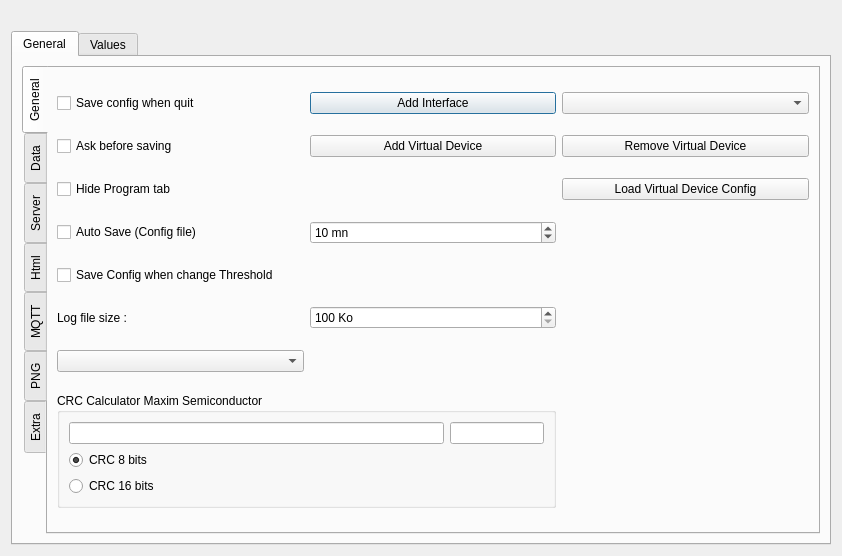
<?xml version="1.0" encoding="UTF-8"?>
<ui version="4.0">
 <class>configgui</class>
 <widget class="QDialog" name="configgui">
  <property name="geometry">
   <rect>
    <x>0</x>
    <y>0</y>
    <width>842</width>
    <height>556</height>
   </rect>
  </property>
  <property name="focusPolicy">
   <enum>Qt::StrongFocus</enum>
  </property>
  <property name="windowTitle">
   <string>Network setup</string>
  </property>
  <property name="modal">
   <bool>false</bool>
  </property>
  <layout class="QGridLayout" name="gridLayout_2">
   <item row="0" column="0">
    <widget class="QLabel" name="label_2">
     <property name="sizePolicy">
      <sizepolicy hsizetype="Preferred" vsizetype="Preferred">
       <horstretch>0</horstretch>
       <verstretch>0</verstretch>
      </sizepolicy>
     </property>
     <property name="text">
      <string/>
     </property>
    </widget>
   </item>
   <item row="1" column="0">
    <widget class="QTabWidget" name="tabWidget">
     <property name="focusPolicy">
      <enum>Qt::TabFocus</enum>
     </property>
     <property name="layoutDirection">
      <enum>Qt::LeftToRight</enum>
     </property>
     <property name="tabPosition">
      <enum>QTabWidget::North</enum>
     </property>
     <property name="currentIndex">
      <number>0</number>
     </property>
     <widget class="QWidget" name="General">
      <attribute name="title">
       <string>General</string>
      </attribute>
      <layout class="QGridLayout" name="gridLayout_3">
       <item row="0" column="0">
        <widget class="QTabWidget" name="tabWidgetGeneral">
         <property name="toolTip">
          <string/>
         </property>
         <property name="statusTip">
          <string/>
         </property>
         <property name="tabPosition">
          <enum>QTabWidget::West</enum>
         </property>
         <property name="currentIndex">
          <number>0</number>
         </property>
         <widget class="QWidget" name="GeneralTab">
          <attribute name="title">
           <string>General</string>
          </attribute>
          <layout class="QGridLayout" name="gridLayout_8">
           <item row="0" column="0">
            <widget class="QCheckBox" name="checkBoxSaveQuit">
             <property name="text">
              <string>Save config when quit</string>
             </property>
            </widget>
           </item>
           <item row="0" column="1">
            <widget class="QPushButton" name="pushButtonAddInterface">
             <property name="text">
              <string>Add Interface</string>
             </property>
            </widget>
           </item>
           <item row="0" column="2">
            <widget class="QComboBox" name="comboBoxInterface"/>
           </item>
           <item row="1" column="0">
            <widget class="QCheckBox" name="checkBoxAskSave">
             <property name="text">
              <string>Ask before saving</string>
             </property>
            </widget>
           </item>
           <item row="1" column="1">
            <widget class="QPushButton" name="pushButtonAddVD">
             <property name="text">
              <string>Add Virtual Device</string>
             </property>
            </widget>
           </item>
           <item row="1" column="2">
            <widget class="QPushButton" name="pushButtonRemoveVD">
             <property name="text">
              <string>Remove Virtual Device</string>
             </property>
            </widget>
           </item>
           <item row="2" column="0">
            <widget class="QCheckBox" name="checkBoxHideHeating">
             <property name="text">
              <string>Hide Program tab</string>
             </property>
            </widget>
           </item>
           <item row="2" column="2">
            <widget class="QPushButton" name="pushButtonLoadVDConfig">
             <property name="text">
              <string>Load Virtual Device Config</string>
             </property>
            </widget>
           </item>
           <item row="3" column="0">
            <widget class="QCheckBox" name="checkBoxkSaveInterval">
             <property name="text">
              <string>Auto Save (Config file)</string>
             </property>
            </widget>
           </item>
           <item row="3" column="1">
            <widget class="QSpinBox" name="spinBoxSaveInterval">
             <property name="suffix">
              <string> mn</string>
             </property>
             <property name="minimum">
              <number>1</number>
             </property>
             <property name="maximum">
              <number>9999</number>
             </property>
             <property name="singleStep">
              <number>100</number>
             </property>
             <property name="value">
              <number>10</number>
             </property>
            </widget>
           </item>
           <item row="4" column="0">
            <widget class="QCheckBox" name="checkBoxSaveOnChange">
             <property name="text">
              <string>Save Config when change Threshold</string>
             </property>
            </widget>
           </item>
           <item row="5" column="0">
            <widget class="QLabel" name="label_10">
             <property name="text">
              <string>Log file size :</string>
             </property>
            </widget>
           </item>
           <item row="5" column="1">
            <widget class="QSpinBox" name="spinBoxLogSize">
             <property name="suffix">
              <string> Ko</string>
             </property>
             <property name="minimum">
              <number>100</number>
             </property>
             <property name="maximum">
              <number>9999</number>
             </property>
             <property name="singleStep">
              <number>100</number>
             </property>
            </widget>
           </item>
           <item row="6" column="0">
            <widget class="QComboBox" name="comboBoxCodecs"/>
           </item>
           <item row="7" column="0" colspan="2">
            <widget class="QGroupBox" name="CRCCalculator">
             <property name="sizePolicy">
              <sizepolicy hsizetype="Minimum" vsizetype="Maximum">
               <horstretch>0</horstretch>
               <verstretch>0</verstretch>
              </sizepolicy>
             </property>
             <property name="title">
              <string>CRC Calculator Maxim Semiconductor</string>
             </property>
             <layout class="QGridLayout" name="gridLayout_9">
              <item row="0" column="0">
               <widget class="QLineEdit" name="lineEditCRCCalc">
                <property name="sizePolicy">
                 <sizepolicy hsizetype="MinimumExpanding" vsizetype="Fixed">
                  <horstretch>4</horstretch>
                  <verstretch>0</verstretch>
                 </sizepolicy>
                </property>
               </widget>
              </item>
              <item row="0" column="1">
               <widget class="QLineEdit" name="lineEditCRCResult">
                <property name="sizePolicy">
                 <sizepolicy hsizetype="Expanding" vsizetype="Fixed">
                  <horstretch>1</horstretch>
                  <verstretch>0</verstretch>
                 </sizepolicy>
                </property>
                <property name="readOnly">
                 <bool>true</bool>
                </property>
               </widget>
              </item>
              <item row="1" column="0">
               <widget class="QRadioButton" name="radioButtonCRC8">
                <property name="sizePolicy">
                 <sizepolicy hsizetype="Minimum" vsizetype="Fixed">
                  <horstretch>0</horstretch>
                  <verstretch>0</verstretch>
                 </sizepolicy>
                </property>
                <property name="text">
                 <string>CRC 8 bits</string>
                </property>
                <property name="checked">
                 <bool>true</bool>
                </property>
               </widget>
              </item>
              <item row="2" column="0">
               <widget class="QRadioButton" name="radioButtonCRC16">
                <property name="sizePolicy">
                 <sizepolicy hsizetype="Minimum" vsizetype="Fixed">
                  <horstretch>0</horstretch>
                  <verstretch>0</verstretch>
                 </sizepolicy>
                </property>
                <property name="text">
                 <string>CRC 16 bits</string>
                </property>
               </widget>
              </item>
             </layout>
            </widget>
           </item>
          </layout>
         </widget>
         <widget class="QWidget" name="dataTab">
          <attribute name="title">
           <string>Data</string>
          </attribute>
          <layout class="QGridLayout" name="gridLayout_5">
           <item row="0" column="0">
            <widget class="QLabel" name="labelPngDataFolder">
             <property name="sizePolicy">
              <sizepolicy hsizetype="Expanding" vsizetype="Fixed">
               <horstretch>0</horstretch>
               <verstretch>0</verstretch>
              </sizepolicy>
             </property>
             <property name="text">
              <string>Data folder
Default folder if empty</string>
             </property>
            </widget>
           </item>
           <item row="3" column="1">
            <widget class="QComboBox" name="comboBoxBackupInterval">
             <property name="enabled">
              <bool>false</bool>
             </property>
            </widget>
           </item>
           <item row="0" column="3">
            <widget class="QPushButton" name="pushButtonDataPath">
             <property name="enabled">
              <bool>false</bool>
             </property>
             <property name="text">
              <string>...</string>
             </property>
            </widget>
           </item>
           <item row="2" column="1" colspan="2">
            <widget class="QLineEdit" name="lineEditBackupFolder">
             <property name="enabled">
              <bool>false</bool>
             </property>
             <property name="readOnly">
              <bool>true</bool>
             </property>
            </widget>
           </item>
           <item row="3" column="2">
            <widget class="QTimeEdit" name="timeEditBackupInterval">
             <property name="enabled">
              <bool>false</bool>
             </property>
             <property name="displayFormat">
              <string>HH:mm</string>
             </property>
            </widget>
           </item>
           <item row="2" column="0">
            <widget class="QLabel" name="labelPngBackupFolder">
             <property name="sizePolicy">
              <sizepolicy hsizetype="Expanding" vsizetype="Fixed">
               <horstretch>0</horstretch>
               <verstretch>0</verstretch>
              </sizepolicy>
             </property>
             <property name="text">
              <string>Backup Folder
Default folder if empty</string>
             </property>
            </widget>
           </item>
           <item row="3" column="3">
            <widget class="QPushButton" name="PushButtonBackupNow">
             <property name="text">
              <string>Backup Now</string>
             </property>
            </widget>
           </item>
           <item row="2" column="3">
            <widget class="QPushButton" name="pushButtonBackupPath">
             <property name="enabled">
              <bool>false</bool>
             </property>
             <property name="text">
              <string>...</string>
             </property>
            </widget>
           </item>
           <item row="3" column="0">
            <widget class="QLabel" name="labelPngFolder_9">
             <property name="sizePolicy">
              <sizepolicy hsizetype="Expanding" vsizetype="Fixed">
               <horstretch>0</horstretch>
               <verstretch>0</verstretch>
              </sizepolicy>
             </property>
             <property name="text">
              <string>Backup</string>
             </property>
            </widget>
           </item>
           <item row="0" column="1" colspan="2">
            <widget class="QLineEdit" name="lineEditDataFolder">
             <property name="enabled">
              <bool>false</bool>
             </property>
             <property name="readOnly">
              <bool>true</bool>
             </property>
            </widget>
           </item>
           <item row="1" column="1" colspan="2">
            <widget class="QLineEdit" name="lineEditZipFolder">
             <property name="enabled">
              <bool>false</bool>
             </property>
             <property name="readOnly">
              <bool>true</bool>
             </property>
            </widget>
           </item>
           <item row="1" column="0">
            <widget class="QLabel" name="labelPngZipFolder">
             <property name="sizePolicy">
              <sizepolicy hsizetype="Expanding" vsizetype="Fixed">
               <horstretch>0</horstretch>
               <verstretch>0</verstretch>
              </sizepolicy>
             </property>
             <property name="text">
              <string>Zip folder
Data folder if empty</string>
             </property>
            </widget>
           </item>
           <item row="1" column="3">
            <widget class="QPushButton" name="pushButtonZipPath">
             <property name="enabled">
              <bool>false</bool>
             </property>
             <property name="text">
              <string>...</string>
             </property>
            </widget>
           </item>
          </layout>
         </widget>
         <widget class="QWidget" name="ServerTab">
          <attribute name="title">
           <string>Server</string>
          </attribute>
          <layout class="QGridLayout" name="gridLayout">
           <item row="0" column="2">
            <widget class="QCheckBox" name="checkBoxServer">
             <property name="text">
              <string>Active</string>
             </property>
            </widget>
           </item>
           <item row="1" column="0">
            <widget class="QListWidget" name="listViewUsers">
             <property name="sizePolicy">
              <sizepolicy hsizetype="Expanding" vsizetype="Expanding">
               <horstretch>1</horstretch>
               <verstretch>0</verstretch>
              </sizepolicy>
             </property>
             <property name="contextMenuPolicy">
              <enum>Qt::CustomContextMenu</enum>
             </property>
            </widget>
           </item>
           <item row="0" column="3">
            <widget class="QPushButton" name="pushButtonClearLog">
             <property name="text">
              <string>Clear</string>
             </property>
            </widget>
           </item>
           <item row="0" column="1">
            <widget class="QSpinBox" name="spinBoxPortServer">
             <property name="suffix">
              <string/>
             </property>
             <property name="prefix">
              <string>Port : </string>
             </property>
             <property name="maximum">
              <number>99999</number>
             </property>
             <property name="value">
              <number>499</number>
             </property>
            </widget>
           </item>
           <item row="1" column="1" rowspan="3" colspan="3">
            <widget class="QTextEdit" name="serverLogView">
             <property name="sizePolicy">
              <sizepolicy hsizetype="Expanding" vsizetype="Expanding">
               <horstretch>1</horstretch>
               <verstretch>0</verstretch>
              </sizepolicy>
             </property>
            </widget>
           </item>
           <item row="0" column="0">
            <widget class="QLineEdit" name="lineEditServer"/>
           </item>
           <item row="3" column="0">
            <widget class="QListWidget" name="listViewbanIP">
             <property name="sizePolicy">
              <sizepolicy hsizetype="Expanding" vsizetype="Expanding">
               <horstretch>1</horstretch>
               <verstretch>0</verstretch>
              </sizepolicy>
             </property>
             <property name="contextMenuPolicy">
              <enum>Qt::CustomContextMenu</enum>
             </property>
            </widget>
           </item>
           <item row="2" column="0">
            <widget class="QPushButton" name="pushButtonClearIPList">
             <property name="text">
              <string>Clear IP List</string>
             </property>
            </widget>
           </item>
          </layout>
         </widget>
         <widget class="QWidget" name="HtmlTab">
          <attribute name="title">
           <string>Html</string>
          </attribute>
          <layout class="QGridLayout" name="gridLayout_7">
           <item row="4" column="1" colspan="3">
            <widget class="QLineEdit" name="lineEditHtmlTimeFormat">
             <property name="statusTip">
              <string/>
             </property>
             <property name="text">
              <string>'&amp;nbsp; - &amp;nbsp;'hh:mm:ss</string>
             </property>
            </widget>
           </item>
           <item row="7" column="3">
            <widget class="QPushButton" name="pushButtonSendMail">
             <property name="text">
              <string>Send Mail</string>
             </property>
            </widget>
           </item>
           <item row="3" column="1" colspan="3">
            <widget class="QLineEdit" name="lineEditHtmlDateFormat">
             <property name="toolTip">
              <string/>
             </property>
             <property name="statusTip">
              <string/>
             </property>
             <property name="whatsThis">
              <string/>
             </property>
             <property name="text">
              <string>'&lt;br&gt;'dd-MM-yyyy</string>
             </property>
            </widget>
           </item>
           <item row="5" column="3">
            <widget class="QPushButton" name="pushButtonHtmlPath">
             <property name="text">
              <string>...</string>
             </property>
            </widget>
           </item>
           <item row="7" column="1">
            <widget class="QLineEdit" name="lineEditSMTPServer"/>
           </item>
           <item row="5" column="0">
            <widget class="QLabel" name="labelHtmlFolder">
             <property name="sizePolicy">
              <sizepolicy hsizetype="Expanding" vsizetype="Fixed">
               <horstretch>0</horstretch>
               <verstretch>0</verstretch>
              </sizepolicy>
             </property>
             <property name="text">
              <string>html pages folder
Default if empty</string>
             </property>
            </widget>
           </item>
           <item row="12" column="0">
            <widget class="QLabel" name="label_16">
             <property name="text">
              <string>SMTP Password</string>
             </property>
            </widget>
           </item>
           <item row="12" column="1" colspan="2">
            <widget class="QLineEdit" name="lineEditSMTPPassWord">
             <property name="echoMode">
              <enum>QLineEdit::Password</enum>
             </property>
            </widget>
           </item>
           <item row="12" column="3">
            <widget class="QCheckBox" name="checkBoxSMTPSecure">
             <property name="text">
              <string>Use SSL</string>
             </property>
            </widget>
           </item>
           <item row="0" column="3">
            <widget class="QLabel" name="label">
             <property name="text">
              <string>Html device menu</string>
             </property>
            </widget>
           </item>
           <item row="8" column="1" colspan="2">
            <widget class="QLineEdit" name="lineEditSMTPLogin"/>
           </item>
           <item row="9" column="0">
            <widget class="QLabel" name="label_15">
             <property name="text">
              <string>SMTP Port</string>
             </property>
            </widget>
           </item>
           <item row="2" column="3">
            <widget class="QPushButton" name="pushButtonRemove">
             <property name="text">
              <string>Remove</string>
             </property>
            </widget>
           </item>
           <item row="8" column="0">
            <widget class="QLabel" name="label_12">
             <property name="text">
              <string>SMTP Login</string>
             </property>
            </widget>
           </item>
           <item row="9" column="1" colspan="2">
            <widget class="QLineEdit" name="lineEditSMTPPort"/>
           </item>
           <item row="7" column="0">
            <widget class="QLabel" name="label_14">
             <property name="text">
              <string>SMTP Server</string>
             </property>
            </widget>
           </item>
           <item row="3" column="0">
            <widget class="QCheckBox" name="checkBoxHtmlDate">
             <property name="text">
              <string>Include Date</string>
             </property>
             <property name="checked">
              <bool>true</bool>
             </property>
            </widget>
           </item>
           <item row="4" column="0">
            <widget class="QCheckBox" name="checkBoxHtmlTime">
             <property name="text">
              <string>Include Time</string>
             </property>
             <property name="checked">
              <bool>true</bool>
             </property>
            </widget>
           </item>
           <item row="1" column="3">
            <widget class="QPushButton" name="pushButtonAdd">
             <property name="text">
              <string>Add</string>
             </property>
            </widget>
           </item>
           <item row="0" column="0" rowspan="3" colspan="3">
            <widget class="QListWidget" name="listWidget"/>
           </item>
           <item row="5" column="1" colspan="2">
            <widget class="QLineEdit" name="lineEditHtmlFolder">
             <property name="readOnly">
              <bool>false</bool>
             </property>
            </widget>
           </item>
          </layout>
         </widget>
         <widget class="QWidget" name="MqttTab">
          <attribute name="title">
           <string>MQTT</string>
          </attribute>
          <layout class="QGridLayout" name="gridLayout_10">
           <item row="0" column="0">
            <layout class="QGridLayout" name="gridLayoutMqtt"/>
           </item>
          </layout>
         </widget>
         <widget class="QWidget" name="PngTab">
          <attribute name="title">
           <string>PNG</string>
          </attribute>
          <layout class="QGridLayout" name="gridLayout_4">
           <item row="1" column="0">
            <widget class="QCheckBox" name="checkBoxGenPng">
             <property name="text">
              <string>Generate PNG</string>
             </property>
            </widget>
           </item>
           <item row="2" column="1">
            <widget class="QComboBox" name="comboBoxSize">
             <property name="currentIndex">
              <number>-1</number>
             </property>
            </widget>
           </item>
           <item row="0" column="2">
            <widget class="QSpinBox" name="spinBoxHtmlSize">
             <property name="suffix">
              <string> Pixels</string>
             </property>
             <property name="minimum">
              <number>10</number>
             </property>
             <property name="maximum">
              <number>9999</number>
             </property>
             <property name="value">
              <number>1000</number>
             </property>
            </widget>
           </item>
           <item row="5" column="1">
            <widget class="QLineEdit" name="lineEditPngPath">
             <property name="readOnly">
              <bool>true</bool>
             </property>
            </widget>
           </item>
           <item row="4" column="2">
            <widget class="QSpinBox" name="spinBoxSizeH">
             <property name="suffix">
              <string> Pixels</string>
             </property>
             <property name="minimum">
              <number>10</number>
             </property>
             <property name="maximum">
              <number>9999</number>
             </property>
             <property name="value">
              <number>600</number>
             </property>
            </widget>
           </item>
           <item row="5" column="0">
            <widget class="QLabel" name="labelPngFolder">
             <property name="sizePolicy">
              <sizepolicy hsizetype="Expanding" vsizetype="Fixed">
               <horstretch>0</horstretch>
               <verstretch>0</verstretch>
              </sizepolicy>
             </property>
             <property name="text">
              <string>PNG Folder</string>
             </property>
            </widget>
           </item>
           <item row="1" column="1">
            <widget class="QSpinBox" name="spinBoxPNGDelay">
             <property name="suffix">
              <string> min</string>
             </property>
             <property name="minimum">
              <number>1</number>
             </property>
             <property name="maximum">
              <number>999</number>
             </property>
            </widget>
           </item>
           <item row="3" column="1">
            <widget class="QLabel" name="label_13">
             <property name="text">
              <string>Width</string>
             </property>
            </widget>
           </item>
           <item row="0" column="0">
            <widget class="QCheckBox" name="checkBoxHtmlSize">
             <property name="text">
              <string>Html Fixed Size</string>
             </property>
            </widget>
           </item>
           <item row="0" column="1">
            <widget class="QComboBox" name="comboBoxHtmlSize">
             <property name="currentIndex">
              <number>-1</number>
             </property>
            </widget>
           </item>
           <item row="5" column="2">
            <widget class="QPushButton" name="pushButtonPNGFolder">
             <property name="text">
              <string>...</string>
             </property>
            </widget>
           </item>
           <item row="2" column="0">
            <widget class="QCheckBox" name="checkBoxSize">
             <property name="text">
              <string>Set Fixed Size</string>
             </property>
            </widget>
           </item>
           <item row="3" column="2">
            <widget class="QSpinBox" name="spinBoxSizeW">
             <property name="suffix">
              <string> Pixels</string>
             </property>
             <property name="minimum">
              <number>10</number>
             </property>
             <property name="maximum">
              <number>9999</number>
             </property>
             <property name="value">
              <number>800</number>
             </property>
            </widget>
           </item>
           <item row="4" column="1">
            <widget class="QLabel" name="label_11">
             <property name="text">
              <string>Heigth</string>
             </property>
            </widget>
           </item>
          </layout>
         </widget>
         <widget class="QWidget" name="Extra">
          <attribute name="title">
           <string>Extra</string>
          </attribute>
          <layout class="QGridLayout" name="gridLayout_6">
           <item row="0" column="0">
            <widget class="QPushButton" name="pushButtonUpdateNow">
             <property name="text">
              <string>Update Now</string>
             </property>
            </widget>
           </item>
           <item row="1" column="0">
            <widget class="QCheckBox" name="LectureRecBox">
             <property name="text">
              <string>Lecture Rec</string>
             </property>
             <property name="checked">
              <bool>true</bool>
             </property>
            </widget>
           </item>
           <item row="2" column="0">
            <widget class="QCheckBox" name="IconBox">
             <property name="text">
              <string>Icone</string>
             </property>
             <property name="checked">
              <bool>true</bool>
             </property>
            </widget>
           </item>
           <item row="3" column="0">
            <widget class="QCheckBox" name="MeteoBox">
             <property name="text">
              <string>Meteo</string>
             </property>
             <property name="checked">
              <bool>true</bool>
             </property>
            </widget>
           </item>
           <item row="4" column="0">
            <widget class="QCheckBox" name="Chauffagebox">
             <property name="text">
              <string>Chauffage</string>
             </property>
             <property name="checked">
              <bool>true</bool>
             </property>
            </widget>
           </item>
           <item row="5" column="0">
            <widget class="QCheckBox" name="VirtualDeviceBox">
             <property name="text">
              <string>Capteur Virtuel</string>
             </property>
             <property name="checked">
              <bool>true</bool>
             </property>
            </widget>
           </item>
           <item row="6" column="0">
            <widget class="QCheckBox" name="SendAllBox">
             <property name="text">
              <string>Server Send All</string>
             </property>
             <property name="checked">
              <bool>true</bool>
             </property>
            </widget>
           </item>
           <item row="7" column="0">
            <widget class="QCheckBox" name="SaveTableauBox">
             <property name="text">
              <string>Tableau</string>
             </property>
             <property name="checked">
              <bool>true</bool>
             </property>
            </widget>
           </item>
           <item row="8" column="0">
            <widget class="QCheckBox" name="ZipFileBox">
             <property name="text">
              <string>Zip File</string>
             </property>
             <property name="checked">
              <bool>true</bool>
             </property>
            </widget>
           </item>
           <item row="9" column="0">
            <widget class="QCheckBox" name="NextSaveBox">
             <property name="text">
              <string>Next Save</string>
             </property>
             <property name="checked">
              <bool>true</bool>
             </property>
            </widget>
           </item>
           <item row="10" column="0">
            <widget class="QCheckBox" name="GraphixBox">
             <property name="text">
              <string>Graphics</string>
             </property>
             <property name="checked">
              <bool>true</bool>
             </property>
            </widget>
           </item>
          </layout>
         </widget>
        </widget>
       </item>
      </layout>
     </widget>
     <widget class="QWidget" name="tab_2">
      <attribute name="title">
       <string>Values</string>
      </attribute>
     </widget>
    </widget>
   </item>
  </layout>
 </widget>
 <resources/>
 <connections/>
</ui>
